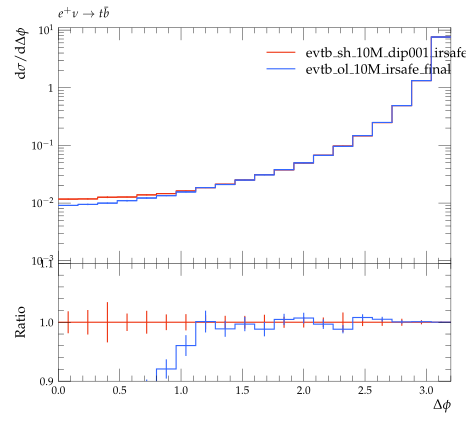

Write Python code to recreate this figure.
#! /usr/bin/env python

# This Python script was auto-generated using YODA v2.0.0.
# Analysis object: /evtb/inc_tjb_dphi
# Timestamp: 16-04-2024 (14:02:27)

import matplotlib as mpl
import matplotlib.pyplot as plt
mpl.use('Agg') # comment out for interactive use
import os
import numpy as np

plotDir = os.path.split(os.path.realpath(__file__))[0]
if 'YODA_USER_PLOT_PATH' in globals():
    plot_outdir = globals()['YODA_USER_PLOT_PATH']
else:
    plot_outdir = plotDir

#plot style
plt.style.use(os.path.join(plotDir, '../default.mplstyle'))
# plot metadata
figW, figH = plt.rcParams['figure.figsize']
ax_xLabel = r'$\Delta\phi$'
ax_yLabel = r'$\mathrm{d}\sigma / \mathrm{d} \Delta\phi$ '
ax_title  = r'$e^+ \nu \to t \bar b$'
ax_xScale = 'linear'
ax_yScale = 'log'
xLims = (0.0, 3.2)
yLims = (0.0009000000000000001, 11.0)

# TeX-friendly labels for the legend
labels = [ r"evtb\_sh\_10M\_dip001\_irsafe\_final", r"evtb\_ol\_10M\_irsafe\_final" ]

# Create figure and axis objects
fig, (ax, ratio0_ax) = plt.subplots(2, 1, sharex=True,
                  figsize=(figW,figH), gridspec_kw={'height_ratios': (2, 1)})
ratio0_ax.yaxis.set_major_locator(mpl.ticker.MultipleLocator(0.1))
ratio0_ax.set_ylim(0.9, 1.1)
ratio0_ax.set_ylabel('Ratio')

# LineColor map: curve index -> color
linecolors = {0: '#EE3311', 1: '#3366FF'}
# the numerical data is stored in a separate file
dataf = dict()
prefix = os.path.split(__file__)[0]
if prefix:    prefix = prefix + '/'
exec(open(prefix+'inc_tjb_dphi__data.py').read(), dataf)


legend_handles = [] # keep track of handles for the legend

# style options for curves
# starts at zorder>=5 to draw curve on top of legend
styles = {
  'curve0': {
    'color' : linecolors[0],
    'linestyle' : '-',
    'marker' : 'o',
    'zorder' : 5,
    'histstyle' : True,
  },
  'curve1': {
    'color' : linecolors[1],
    'linestyle' : '-',
    'marker' : 'o',
    'zorder' : 6,
    'histstyle' : True,
  },
}
# curve from input yoda files in main panel
for label in dataf['yvals'].keys():
    if all(np.isnan(v) for v in dataf['yvals'][label]):
        continue
    tmp = None
    if styles[label]['histstyle']: # draw as histogram
        tmp, = ax.plot(dataf['xedges'], dataf['yedges'][label],
                       color=styles[label]['color'],
                       linestyle=styles[label]['linestyle'],
                       drawstyle='steps-pre', solid_joinstyle='miter',
                       zorder=styles[label]['zorder'], label=label)
        ax.errorbar(dataf['xpoints'], dataf['yvals'][label], color=styles[label]['color'],
                    xerr=dataf['xerrs'], yerr=[dataf['ydowns'][label], dataf['yups'][label]],
                    linestyle='none', zorder=styles[label]['zorder'])
    else: # draw as scatter
        tmp = ax.errorbar(dataf['xpoints'], dataf['yvals'][label],
                          xerr=dataf['xerrs'],
                          yerr=[ dataf['ydowns'][label],
                          dataf['yups'][label] ],
                          fmt=styles[label]['marker'],
                          ecolor=styles[label]['color'],
                          color=styles[label]['color'], zorder=2)
        tmp[-1][0].set_linestyle(styles[label]['linestyle'])
    legend_handles += [tmp]
    for varLabel in dataf['variation_yvals'].keys():
        if varLabel.startswith(label):
            tmp, = ax.plot(dataf['xedges'], dataf['variation_yvals'][varLabel],
                           color=styles[label]['color'],
                           linestyle=styles[label]['linestyle'],
                           drawstyle='steps-pre', solid_joinstyle='miter',
                           zorder=styles[label]['zorder'], alpha=0.5)


# plots on ratio panel
# curve from input yoda files in ratio panel
for label, yvals in dataf['ratio0_yvals'].items():
    if all(np.isnan(v) for v in yvals):
        continue
    if styles[label]['histstyle']: # plot as histogram
        ratio0_ax.plot(dataf['xedges'], yvals,
                       color=styles[label]['color'],
                       linestyle=styles[label]['linestyle'],
                       drawstyle='steps-pre', zorder=1,
                       solid_joinstyle='miter')
        ratio0_ax.vlines(dataf['xpoints'],
                         dataf['ratio0_ymin'][label],
                         dataf['ratio0_ymax'][label],
                         color=styles[label]['color'], zorder=1)
    else: # plot as scatter
        tmp = ratio0_ax.errorbar(dataf['xpoints'],
                                 yvals, xerr=dataf['xerrs'],
                                 yerr=dataf['ratio0_yerrs'][label],
                                 fmt=styles[label]['marker'],
                                 ecolor=styles[label]['color'],
                                 color=styles[label]['color'])
        tmp[-1][0].set_linestyle(styles[label]['linestyle'])

    for varlabel in dataf['ratio0_variation_vals'].keys():
        if varlabel.startswith(label):
            ratio0_ax.plot(dataf['xedges'],
                            dataf['ratio0_variation_vals'][varlabel],
                            color=styles[label]['color'],
                            linestyle=styles[label]['linestyle'],
                            drawstyle='steps-pre', solid_joinstyle='miter',
                            zorder=1, alpha=0.5)

legend_pos = (0.5, 0.97)
ax.legend(legend_handles, labels, loc='upper left', bbox_to_anchor=legend_pos)

# set plot metadata as defined above
ratio0_ax.set_xlabel(ax_xLabel)
ratio0_ax.xaxis.set_label_coords(1., -.15)
ax.set_ylabel(ax_yLabel, loc='top')
ax.set_title(ax_title, loc='left')
ax.set_xscale(ax_xScale)
ax.set_yscale(ax_yScale)
ax.set_xlim(xLims)
ax.set_ylim(yLims)

# tick formatting
plt.rcParams['xtick.top'] = True
plt.rcParams['ytick.right'] = True
ax.yaxis.set_major_locator(mpl.ticker.LogLocator(base=10.0, numticks=np.inf))
ax.yaxis.set_minor_locator(mpl.ticker.LogLocator(
                           base=10.0, subs=np.arange(0.1, 1, 0.1), numticks=np.inf))
fig.align_ylabels((ax, ratio0_ax))
plt.savefig(os.path.join(plot_outdir, 'inc_tjb_dphi.pdf'), format='PDF')
plt.savefig(os.path.join(plot_outdir, 'inc_tjb_dphi.png'), format='PNG')

plt.close(fig)
